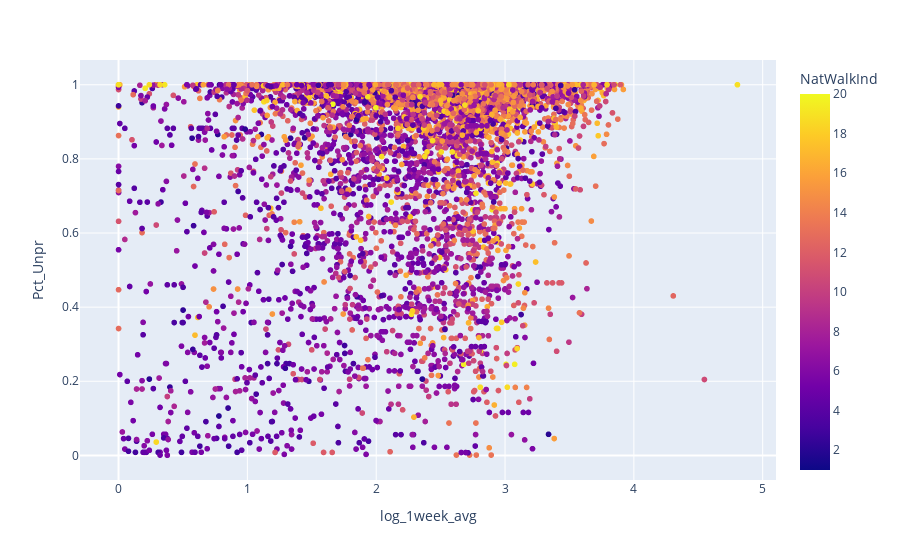

Notebook code for this chart:
### Markdown cell above
### Impact of land area

### Code cell
#unprotected land size (not parks etc. )
fig = px.scatter(df, x=target, y="Pct_Unpr", color="NatWalkInd",
                 hover_data=['D4A_Ranked'])
fig.show()

### Figure 1 — Plotly figure (JSON) as saved in the notebook; plotly's stock layout.template omitted (floating-point values rounded to 4 significant figures; data arrays with more than 128 entries replaced by an {"elided": "..."} marker saying what was removed)
{"data": [{"customdata": {"elided": "6568x1 int values"}, "hovertemplate": "log_1week_avg=%{x}<br>Pct_Unpr=%{y}<br>D4A_Ranked=%{customdata[0]}<br>NatWalkInd=%{marker.color}<extra></extra>", "legendgroup": "", "marker": {"color": {"elided": "6568 float values"}, "coloraxis": "coloraxis", "symbol": "circle"}, "mode": "markers", "name": "", "showlegend": false, "type": "scattergl", "x": {"elided": "6568 float values"}, "xaxis": "x", "y": {"elided": "6568 float values"}, "yaxis": "y"}], "layout": {"coloraxis": {"colorbar": {"title": {"text": "NatWalkInd"}}, "colorscale": [[0, "#0d0887"], [0.1111, "#46039f"], [0.2222, "#7201a8"], [0.3333, "#9c179e"], [0.4444, "#bd3786"], [0.5556, "#d8576b"], [0.6667, "#ed7953"], [0.7778, "#fb9f3a"], [0.8889, "#fdca26"], [1, "#f0f921"]]}, "legend": {"tracegroupgap": 0}, "margin": {"t": 60}, "xaxis": {"anchor": "y", "domain": [0, 1], "title": {"text": "log_1week_avg"}}, "yaxis": {"anchor": "x", "domain": [0, 1], "title": {"text": "Pct_Unpr"}}}}
